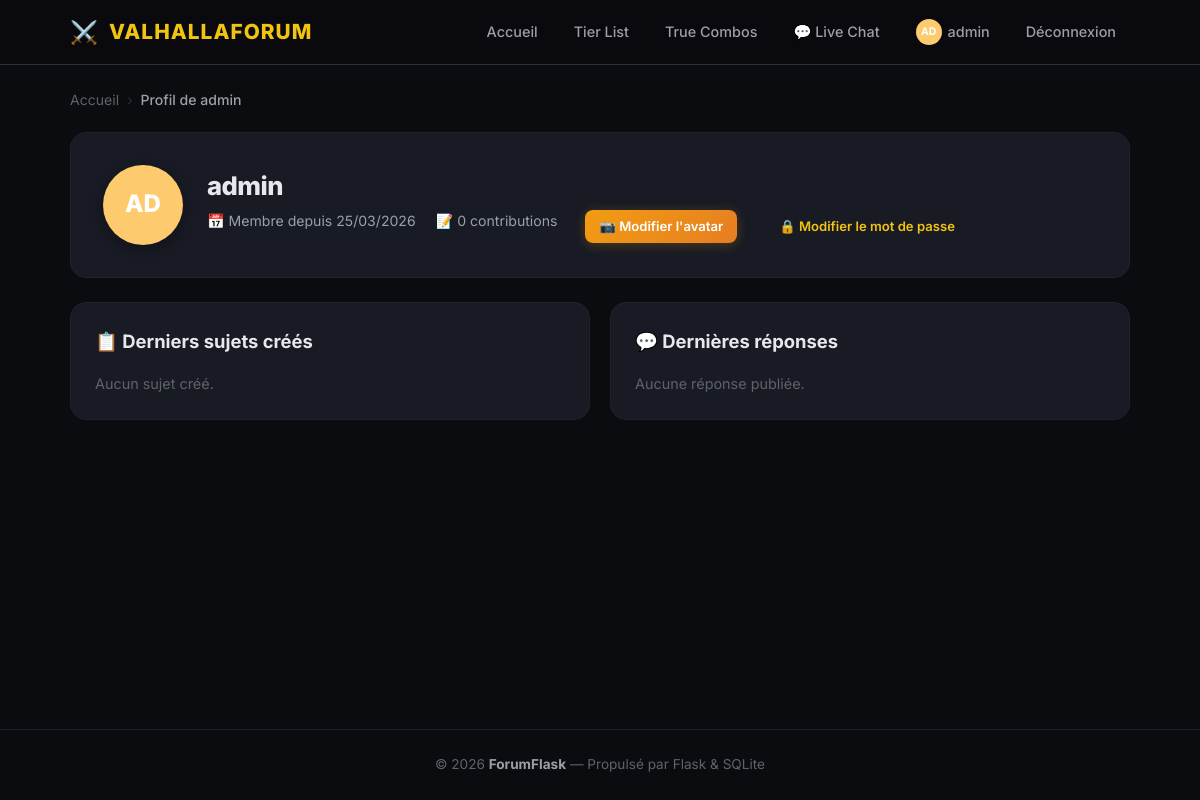
The app's page /profile/admin (signed in) with its own data.
### models.py (models this page shows, shortened)
class User(UserMixin, db.Model):
    id = db.Column(db.Integer, primary_key=True)
    username = db.Column(db.String(64), unique=True, nullable=False, index=True)
    email = db.Column(db.String(120), unique=True, nullable=False, index=True)
    password_hash = db.Column(db.String(256), nullable=False)
    avatar_color = db.Column(db.String(7), nullable=False)
    avatar_file = db.Column(db.String(255), nullable=True)  # Chemin vers l'avatar uploadé
    is_admin = db.Column(db.Boolean, default=False)
    created_at = db.Column(db.DateTime, default=datetime.utcnow)
    topics = db.relationship('Topic', backref='author', lazy='dynamic')
    posts = db.relationship('Post', backref='author', lazy='dynamic')
    @property
    def initials(self):
        return self.username[:2].upper()
    @property
    def post_count(self):
        return self.posts.count() + self.topics.count()

### app.py (the view)
@app.route('/profile/<username>')
def profile(username):
    user = User.query.filter_by(username=username).first_or_404()
    recent_topics = user.topics.order_by(Topic.created_at.desc()).limit(5).all()
    recent_posts = user.posts.order_by(Post.created_at.desc()).limit(5).all()
    return render_template('profile.html', user=user,
                           recent_topics=recent_topics,
                           recent_posts=recent_posts)

### app.py (called while the page is built)
@login_manager.user_loader
def load_user(user_id):
    return User.query.get(int(user_id))

### templates/profile.html (shortened to what this page needs)
{% extends "base.html" %}
{% block content %}
<nav class="breadcrumb">
    <a href="{{ url_for('index') }}">Accueil</a>
    <span class="breadcrumb-sep">›</span>
    <span class="breadcrumb-current">Profil de {{ user.username }}</span>
</nav>
<div class="profile-header">
    {% if user.avatar_file %}
        <img src="{{ url_for('serve_upload', filename=user.avatar_file) }}"
             alt="Avatar de {{ user.username }}"
             class="profile-avatar-img"
             style="width: 80px; height: 80px; border-radius: 50%; object-fit: cover; border: 3px solid var(--primary);">
    {% else %}
        <div class="profile-avatar-large" style="background: {{ user.avatar_color }}">
            {{ user.initials }}
        </div>
    {% endif %}
    <div class="profile-info">
        <h1 class="profile-name">{{ user.username }}</h1>
        <div class="profile-meta">
            <span class="profile-meta-item">📅 Membre depuis {{ user.created_at.strftime('%d/%m/%Y') }}</span>
            <span class="profile-meta-item">📝 {{ user.post_count }} contributions</span>
            {% if current_user.is_authenticated and current_user.id == user.id %}
                <a href="{{ url_for('upload_avatar') }}" class="btn btn-primary btn-sm" style="margin-left: 0.5rem;">📷 Modifier l'avatar</a>
                <a href="{{ url_for('change_password') }}" class="btn btn-secondary btn-sm" style="margin-left: 0.5rem;">🔒 Modifier le mot de passe</a>
            {% endif %}
        </div>
    </div>
</div>
<div class="profile-sections">
    <div class="profile-section">
        <h2 class="section-title">📋 Derniers sujets créés</h2>
        {% if recent_topics %}
            <div class="activity-list">
                {% for t in recent_topics %}
                <a href="{{ url_for('topic', topic_id=t.id) }}" class="activity-item">
                    <div class="activity-icon" style="background: {{ t.category.color }}20; color: {{ t.category.color }}">
                        {{ t.category.icon }}
                    </div>
                    <div class="activity-info">
                        <span class="activity-title">{{ t.title }}</span>
                        <span class="activity-meta">dans {{ t.category.name }} · {{ t.created_at|timeago }}</span>
                    </div>
                </a>
                {% endfor %}
            </div>
        {% else %}
            <p class="empty-hint">Aucun sujet créé.</p>
        {% endif %}
    </div>
    <div class="profile-section">
        <h2 class="section-title">💬 Dernières réponses</h2>
        {% if recent_posts %}
            <div class="activity-list">
                {% for p in recent_posts %}
                <a href="{{ url_for('topic', topic_id=p.topic.id) }}" class="activity-item">
                    <div class="activity-icon" style="background: {{ p.topic.category.color }}20; color: {{ p.topic.category.color }}">
                        💬
                    </div>
                    <div class="activity-info">
                        <span class="activity-title">{{ p.content[:80] }}{% if p.content|length > 80 %}…{% endif %}</span>
                        <span class="activity-meta">dans {{ p.topic.title }} · {{ p.created_at|timeago }}</span>
                    </div>
                </a>
                {% endfor %}
            </div>
        {% else %}
            <p class="empty-hint">Aucune réponse publiée.</p>
        {% endif %}
    </div>
</div>
{% endblock %}

### templates/base.html (shortened to what this page needs)
<!DOCTYPE html>
<html lang="fr">
<head>
    <link rel="stylesheet" href="{{ url_for('static', filename='css/style.css') }}">
</head>
<body>
    <nav class="navbar">
        <div class="container navbar-inner">
            <a href="{{ url_for('index') }}" class="navbar-brand">
                <span class="brand-icon">⚔️</span>
                <span class="brand-text">ValhallaForum</span>
            </a>
            <div class="navbar-links">
                <a href="{{ url_for('index') }}" class="nav-link">Accueil</a>
                <a href="{{ url_for('tier_list') }}" class="nav-link">Tier List</a>
                <a href="{{ url_for('true_combos') }}" class="nav-link">True Combos</a>
                <a href="{{ url_for('chat') }}" class="nav-link chat-link">💬 Live Chat</a>
                {% if current_user.is_authenticated %}
                    <a href="{{ url_for('profile', username=current_user.username) }}" class="nav-link">
                        <span class="nav-avatar" style="background: {{ current_user.avatar_color }}">{{ current_user.initials }}</span>
                        {{ current_user.username }}
                    </a>
                    <a href="{{ url_for('logout') }}" class="nav-link nav-link-danger">Déconnexion</a>
                {% else %}
                    <a href="{{ url_for('login') }}" class="nav-link">Connexion</a>
                    <a href="{{ url_for('register') }}" class="btn btn-primary btn-sm">S'inscrire</a>
                {% endif %}
            </div>
        </div>
    </nav>
    <main class="main-content">
        <div class="container">
            {% block content %}{% endblock %}
        </div>
    </main>
    <footer class="footer">
        <div class="container footer-inner">
            <p>&copy; 2026 <strong>ForumFlask</strong> — Propulsé par Flask &amp; SQLite</p>
        </div>
    </footer>
</body>
</html>

### static/css/style.css (style rules this page uses)
*, *::before, *::after { margin: 0; padding: 0; box-sizing: border-box; }
:root { --bg-primary: #0a0c10; --bg-secondary: #12151c; --bg-card: #181b24; --bg-card-hover: #202430; --bg-input: #1f232e; --border: #2a2e3d; --border-light: #20232e; --text-primary: #e6e8ec; --text-secondary: #9aa0a6; --text-muted: #5f6368; --gold: #f1c40f; --accent: #f39c12; --accent-light: #f1c40f; --accent-glow: rgba(243, 156, 18, 0.25); --accent-gradient: linear-gradient(135deg, #f39c12, #e67e22); --success: #00CEC9; --danger: #E17055; --warning: #FDCB6E; --info: #74B9FF; --radius-sm: 8px; --radius: 12px; --radius-lg: 16px; --radius-xl: 20px; --shadow: 0 4px 24px rgba(0, 0, 0, 0.3); --shadow-lg: 0 8px 40px rgba(0, 0, 0, 0.4); --shadow-glow: 0 0 30px var(--accent-glow); --transition: 0.25s cubic-bezier(0.4, 0, 0.2, 1); --transition-slow: 0.4s cubic-bezier(0.4, 0, 0.2, 1); }
html { scroll-behavior: smooth; }
body { font-family: 'Inter', -apple-system, BlinkMacSystemFont, sans-serif; background: var(--bg-primary); color: var(--text-primary); line-height: 1.6; min-height: 100vh; display: flex; flex-direction: column; -webkit-font-smoothing: antialiased; }
a { color: var(--accent-light); text-decoration: none; transition: color var(--transition); }
.container { max-width: 1100px; margin: 0 auto; padding: 0 20px; width: 100%; }
.navbar { background: rgba(10, 10, 15, 0.85); backdrop-filter: blur(20px); -webkit-backdrop-filter: blur(20px); border-bottom: 1px solid var(--border); position: sticky; top: 0; z-index: 1000; }
.navbar-inner { display: flex; align-items: center; justify-content: space-between; height: 64px; gap: 16px; }
.navbar-brand { display: flex; align-items: center; gap: 10px; color: var(--gold); font-weight: 800; font-size: 1.3rem; letter-spacing: 0.05em; text-transform: uppercase; }
.brand-icon { font-size: 1.4rem; }
.navbar-links { display: flex; align-items: center; gap: 8px; }
.nav-link { display: flex; align-items: center; gap: 6px; padding: 8px 14px; border-radius: var(--radius-sm); color: var(--text-secondary); font-size: 0.9rem; font-weight: 500; transition: all var(--transition); }
.nav-avatar { width: 26px; height: 26px; border-radius: 50%; display: flex; align-items: center; justify-content: center; font-size: 0.65rem; font-weight: 700; color: #fff; }
.btn { display: inline-flex; align-items: center; gap: 8px; padding: 10px 22px; border-radius: var(--radius-sm); font-family: inherit; font-size: 0.9rem; font-weight: 600; cursor: pointer; border: none; transition: all var(--transition); white-space: nowrap; }
.btn-primary { background: var(--accent-gradient); color: #fff; box-shadow: 0 2px 12px var(--accent-glow); }
.btn-sm { padding: 6px 14px; font-size: 0.82rem; }
.main-content { flex: 1; padding: 24px 0 48px; }
.section-title { font-size: 1.15rem; font-weight: 700; margin-bottom: 16px; color: var(--text-primary); }
.breadcrumb { display: flex; align-items: center; gap: 8px; margin-bottom: 20px; font-size: 0.88rem; flex-wrap: wrap; }
.breadcrumb a { color: var(--text-muted); }
.breadcrumb-sep { color: var(--text-muted); opacity: 0.4; }
.breadcrumb-current { color: var(--text-secondary); font-weight: 500; }
.empty-hint { color: var(--text-muted); font-size: 0.9rem; }
.profile-header { display: flex; align-items: center; gap: 24px; padding: 32px; background: var(--bg-card); border: 1px solid var(--border-light); border-radius: var(--radius-lg); margin-bottom: 24px; }
.profile-avatar-large { width: 80px; height: 80px; border-radius: 50%; display: flex; align-items: center; justify-content: center; font-size: 1.5rem; font-weight: 800; color: #fff; flex-shrink: 0; box-shadow: 0 4px 16px rgba(0, 0, 0, 0.3); }
.profile-info { flex: 1; }
.profile-name { font-size: 1.6rem; font-weight: 800; letter-spacing: -0.02em; margin-bottom: 4px; }
.profile-meta { display: flex; gap: 20px; flex-wrap: wrap; }
.profile-meta-item { font-size: 0.88rem; color: var(--text-secondary); }
.profile-sections { display: grid; grid-template-columns: 1fr 1fr; gap: 20px; }
.profile-section { background: var(--bg-card); border: 1px solid var(--border-light); border-radius: var(--radius-lg); padding: 24px; }
.footer { border-top: 1px solid var(--border-light); padding: 24px 0; margin-top: auto; }
.footer-inner { text-align: center; color: var(--text-muted); font-size: 0.85rem; }
.footer-inner strong { color: var(--text-secondary); }

### records on screen
User: initials "AD", username "admin", created_at "25/03/2026"

### other values on screen
{{ user.post_count }} "0"
